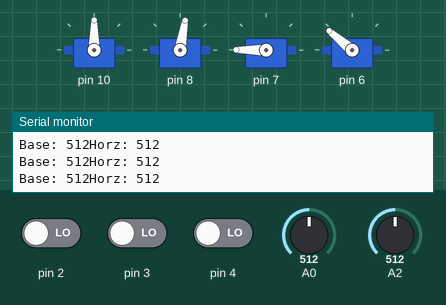
Recording of a sketch running on a simulated Arduino Uno, built with avr-gcc and run on an emulated ATmega328P. Shown: 4 × servo, the last lines printed to the serial monitor. The test bench sets the inputs (shaded band); at power-on: A0 = 512, A2 = 512, pin 2 LOW, pin 3 LOW, pin 4 LOW.

Above: at 3.2 s.
3.3 s: A0 set to 596
4.8 s: A0 set to 624
At 5.4 s:
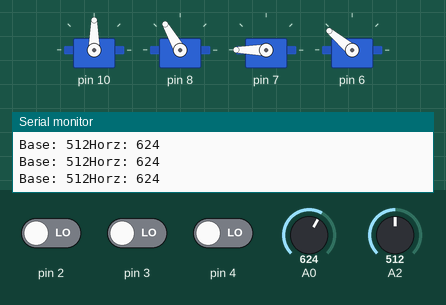
6.3 s: A2 set to 424
9.3 s: A2 set to 393
10.8 s: A2 set to 422
At 11.6 s:
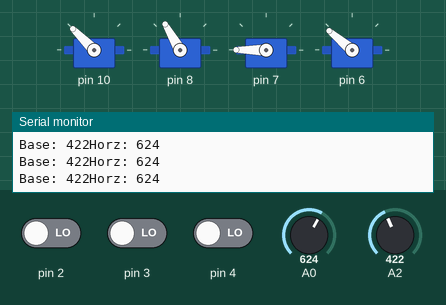
12.3 s: A0 set to 428
15.3 s: A0 set to 397
At 15.9 s:
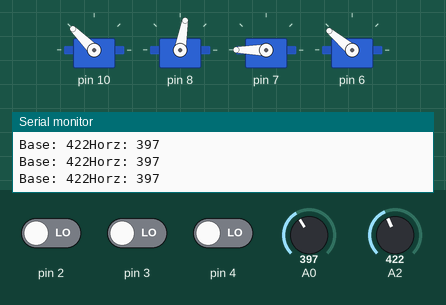
Timing chart, 0 to 17.8 s (numbered marks = the images above; inputs shaded):
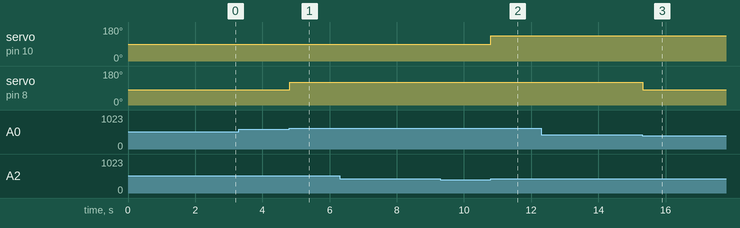

Measured:
- the behaviour switches between 612 and 613 on A0 (found by bisection; images 0 and 1)
- the behaviour switches between 412 and 411 on A0 (found by bisection; images 2 and 3)
- after the input at 4.8 s, servo on pin 8: 80° → 120° at once
- after the input at 10.8 s, servo on pin 10: 90° → 135° at once
- after the input at 15.3 s, servo on pin 8: 120° → 80° at once

The sketch:

arm7ShortExtend.ino
```cpp
#include <Servo.h>
#include <SPI.h>

const int SERVOS = 4;
int PIN[SERVOS], MIN[SERVOS], MAX[SERVOS], INITANGLE[SERVOS], ANA[SERVOS], DIG[3], ARM[3][2][2], WRIST[2], BASE[5], CLAW[2], baseIndex, clawIndex, onOff, offset[3];
Servo myservo[SERVOS];

void setup()   {
  Serial.begin(9600);

  //Dallas is 0000

  offset[0] = 0;
  offset[1] = 10;
  offset[2] = -35;
  offset[3] = -10;


  baseIndex = 2;
  BASE[0] = 0;
  BASE[1] = 45;
  BASE[2] = 90;
  BASE[3] = 135;
  BASE[4] = 180;
  //Middle Servo
  PIN[0] = 10;
  MIN[0] = BASE[0];
  MAX[0] = BASE[4];
  INITANGLE[0] = BASE[baseIndex];

  //Left Side
  PIN[1] = 8;
  MIN[1] = 60; // This should bring the lever to just below 90deg to ground
  MAX[1] = 165; //supposed to be 160. That's whay jamie left it at.

  //CHANGE THESE VALUES FOR RIGHT MOTOR POSITION
  ARM[1][0][0] = 80;
  ARM[1][0][1] = 80;
  ARM[1][1][0] = 120;//was 120
  ARM[1][1][1] = 120;
  INITANGLE[1] = ARM[1][0][0]; // This should bring the lever parallel with the ground
  ANA[0] = 0;
  //Right Side
  PIN[2] = 7;
  MIN[2] = 40;
  MAX[2] = 180;

  //CHANGE THESE VALUES FOR LEFT ARM POSITION
  //FIRST INDEX IS BACK/FORWARD
  //SECOND INDEX IS UP/DOWN
  ARM[2][0][0] = 180;
  ARM[2][0][1] = 145;
  ARM[2][1][0] = 180;
  ARM[2][1][1] = 145;
  INITANGLE[2] = ARM[2][0][0];
  ANA[1] = 2;
  DIG[0] = 4;
  //Claw Servo
  PIN[3] = 6;
  MIN[3] = 100  + offset[3];
  MAX[3] = 150 + offset[3];
  INITANGLE[3] = MAX[3]; //started as 100
  DIG[1] = 3;

  WRIST[0] = 0;
  WRIST[1] = 0;
  CLAW[0] = MIN[3];
  CLAW[1] = MAX[3];
  clawIndex = 1;

  DIG[2] = 2;

  onOff = 1;

  for (int i = 0; i < SERVOS; i++) {
    myservo[i].attach(PIN[i]);
    myservo[i].write(INITANGLE[i]);
    delay(500);
  }
}

void basePos()
{
  int value = analogRead(ANA[1]);
  Serial.print("Base: ");
  Serial.print(value);
  if (value < 412)
  {
    baseIndex++;
    if (baseIndex > 4)
      baseIndex = 4;
  }
  else if (value > 612)
  {
    baseIndex--;
    if (baseIndex < 0)
      baseIndex = 0;
  }
  while (analogRead(ANA[1]) > 612 || analogRead(ANA[1]) < 412);
}

void horzPos()
{
  int value = analogRead(ANA[0]);
  Serial.print("Horz: ");
  Serial.println(value);
  if (value > 612)
  {
    if (WRIST[0] == 0)
      WRIST[0] = 1;
  }
  else if (value < 412)
  {
    if (WRIST[0] == 1)
      WRIST[0] = 0;
  }
}

void toggleWrist()
{
  if (WRIST[1] == 0)
    WRIST[1] = 1;
  else if (WRIST[1] == 1)
    WRIST[1] = 0;
}

void toggleClaw()

{
  if (clawIndex == 0)
    clawIndex = 1;
  else if (clawIndex == 1)
    clawIndex = 0;
}

void toggleOn()
{
  if(onOff == 1)
    stopMoving();
  else
    startMoving();

}

void startMoving()
{

  Serial.print("Start All Movement ");
  Serial.println();

  for (int i = 0; i < SERVOS; i++) {
    myservo[i].attach(PIN[i]);
    myservo[i].write(INITANGLE[i]);
    delay(500);
  }
  onOff = 1;
}

void stopMoving()
{
  Serial.print("Stop All Movement ");
  Serial.println();

  for (int i = 0; i < SERVOS; i++)
    myservo[i].detach();

  WRIST[0] = 0;
  WRIST[1] = 0;
  clawIndex = 1;
  baseIndex = 2;

  onOff = 0;
}

int debounce(int pin)
{
  int value = digitalRead(pin);
  if ( value == 1 )
  {
    delay(100);
    if (value == digitalRead(pin))
    {
      while (digitalRead(pin) == 1);
      return 1;
    }
  }
  return 0;
}

void writeServos()
{
  myservo[0].write(BASE[baseIndex]);
  for (int i = 1; i < 3; i++)
    myservo[i].write(ARM[i][WRIST[0]][WRIST[1]]);
  myservo[3].write(CLAW[clawIndex]);
}


void loop()
{
  delay(15); // Delay function to slow movement of arm down

  if (debounce(DIG[0]) == 1)
    toggleWrist();

  if (debounce(DIG[1]) == 1)
    toggleClaw();

  if (debounce(DIG[2]) == 1)
    toggleOn();
 //delay(300);

  basePos();
  horzPos();
  //if(onOff == 1)
    writeServos();

}
```
